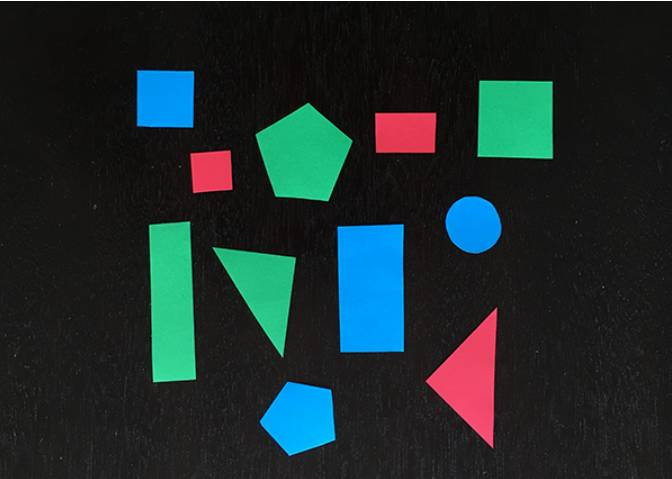
#> input picture shape.jpg, 672 x 479 px, given in place of the camera
$ python main.py
#> lines starting #> are read from the running program, lines starting #| are printed output that depends on the picture; after the words box and inside, x2 and y2 are one past the last pixel; in counts of white or black regions, pixels touching at a corner belong together; long printed decimals are rounded
#> in main, frame is the input picture: shape (479, 672, 3); mean B, G, R 44.4, 43.8, 29.1
import numpy as np
import cv2


def getContours(img):
    # 高斯模糊
    img = cv2.GaussianBlur(img, (5, 5), 0)
    # 转化成灰度图
    imgGrey = cv2.cvtColor(img, cv2.COLOR_BGR2GRAY)
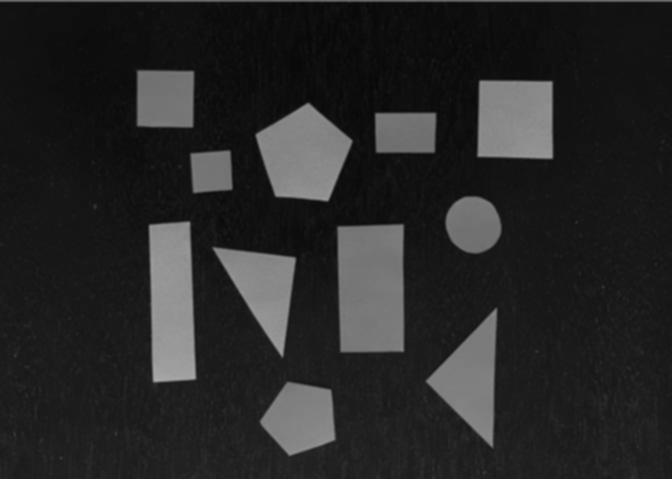
#> imgGrey: shape (479, 672); min 7, max 172, mean 39.4

    # 图像二值化
    _, thrash = cv2.threshold(imgGrey, 100, 255, cv2.THRESH_BINARY)
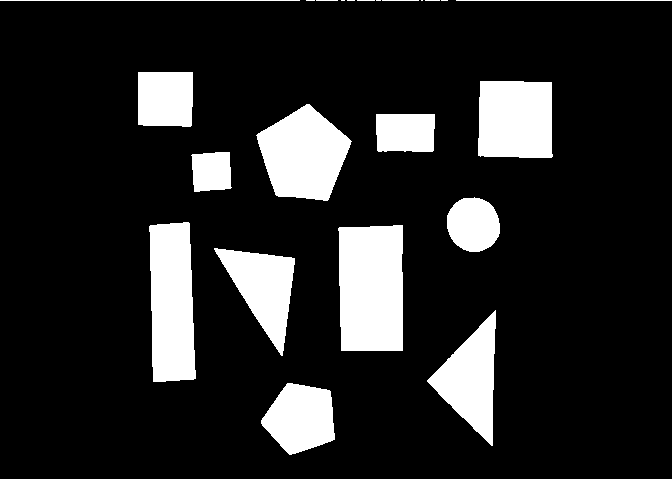
#> thrash: shape (479, 672); 15% white; 23 white regions (8 under 20 px), largest, box (x1, y1, x2, y2) and area: (338, 225, 403, 351) 7875, (149, 222, 196, 382) 6538, (256, 104, 352, 201) 6176
    # canny = cv2.Canny(imgGrey, 100, 150)
    # 图像的腐蚀和膨胀
    kernel = cv2.getStructuringElement(cv2.MORPH_RECT, (3, 3))
    erode = cv2.erode(thrash, kernel)
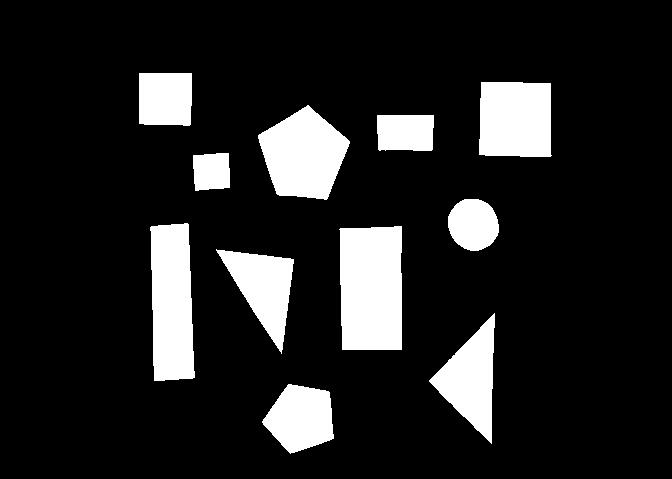
#> erode: shape (479, 672); 13.8% white; 11 white regions, largest, box (x1, y1, x2, y2) and area: (339, 226, 402, 350) 7495, (150, 223, 195, 381) 6128, (258, 105, 350, 200) 5796
    dilate = cv2.dilate(erode, kernel)
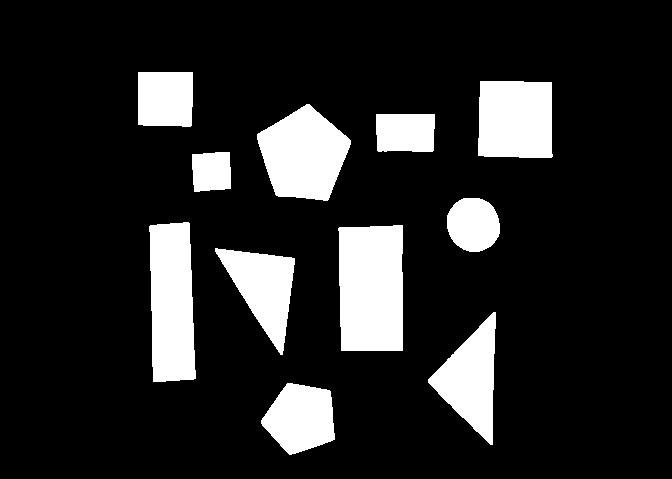
#> dilate: shape (479, 672); 14.8% white; 11 white regions

    cv2.imshow("thrash", thrash)
    # cv2.imshow("canny", canny)
    cv2.imshow("erode", erode)
    cv2.imshow("dilate", dilate)

    contours, _ = cv2.findContours(dilate, cv2.RETR_TREE, cv2.CHAIN_APPROX_NONE)
#> contours = 11 contours; largest, box (x1, y1, x2, y2) and area: (338, 225, 403, 351) 7688, (149, 222, 196, 382) 6341, (257, 104, 351, 201) 6040, (478, 81, 553, 158) 5406, (428, 312, 496, 445) 4500
    for contour in contours:
        approx = cv2.approxPolyDP(contour, 0.025 * cv2.arcLength(contour, True), True)
        cv2.drawContours(img, [approx], 0, (0, 0, 0), 3)
        x = approx.ravel()[0]
        y = approx.ravel()[1] - 5
        if len(approx) == 3:
            cv2.putText(img, "Triangle", (x, y), cv2.FONT_HERSHEY_COMPLEX, 0.5, (255, 255, 255))
        elif len(approx) == 4:
            x1 ,y1, w, h = cv2.boundingRect(approx)
            aspectRatio = float(w)/h
            print(aspectRatio)
            if aspectRatio >= 0.95 and aspectRatio <= 1.05:
              cv2.putText(img, "square", (x, y), cv2.FONT_HERSHEY_COMPLEX, 0.5, (255, 255, 255))
            else:
              cv2.putText(img, "rectangle", (x, y), cv2.FONT_HERSHEY_COMPLEX, 0.5, (255, 255, 255))
        elif len(approx) == 5:
            cv2.putText(img, "Pentagon", (x, y), cv2.FONT_HERSHEY_COMPLEX, 0.5, (255, 255, 255))
        elif len(approx) == 10:
            cv2.putText(img, "Star", (x, y), cv2.FONT_HERSHEY_COMPLEX, 0.5, (255, 255, 255))
        else:
            cv2.putText(img, "Circle", (x, y), cv2.FONT_HERSHEY_COMPLEX, 0.5, (255, 255, 255))
#> this loop made 11 passes
#> (approx, x, y, x1, y1, w, h, aspectRatio) on passes 4, 5, 7, 8, 10, 11: ([[402, 225], [338, 228], [341, 350], [402, 350]], 402, 220, 338, 225, 65, 126, 0.516), ([[188, 222], [149, 226], [153, 381], [195, 378]], 188, 217, 149, 222, 47, 160, 0.294), ([[229, 152], [192, 154], [194, 191], [230, 188]], 229, 147, 192, 152, 39, 40, 0.975), ([[376, 114], [378, 151], [433, 150], [434, 114]], 376, 109, 376, 114, 59, 38, 1.55), ([[480, 81], [478, 155], [551, 157], [551, 82]], 480, 76, 478, 81, 74, 77, 0.961), ([[138, 72], [138, 124], [190, 126], [192, 72]], 138, 67, 138, 72, 55, 55, 1)
#> (x, y) on passes 1, 6, 9: (261, 415), (463, 193), (306, 99)
#| 0.5159
#| 0.2938
#| 0.975
#| 1.553
#| 0.961
#| 1.0
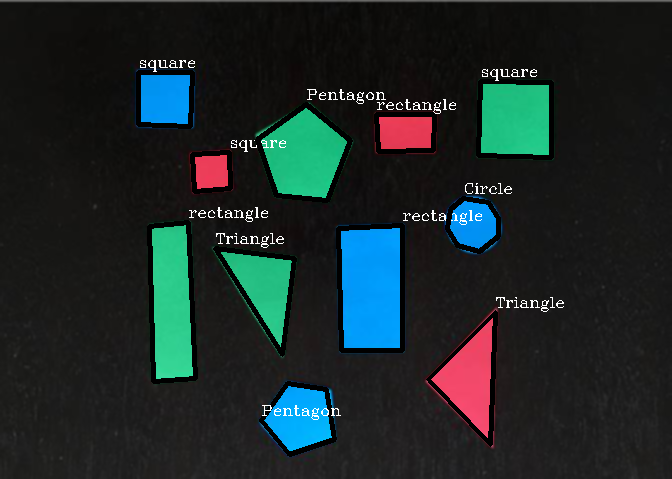
#> img: shape (479, 672, 3); mean of channels 0, 1, 2 40, 39.9, 28; drawn as B, G, R
    return img


def main():
    cap = cv2.VideoCapture(0)
    while cap.isOpened():
        success, frame = cap.read()
        cv2.imshow("Test", frame)
        frame = getContours(frame)
        cv2.imshow("Contour", frame)
        keys = cv2.waitKey(1)
#> (key q is pressed here)
        if keys == ord('q') or not success:
            break
    cap.release()
    cv2.destroyAllWindows()
    # [5 lines of commented-out code are left out]


if __name__ == "__main__":
    main()
